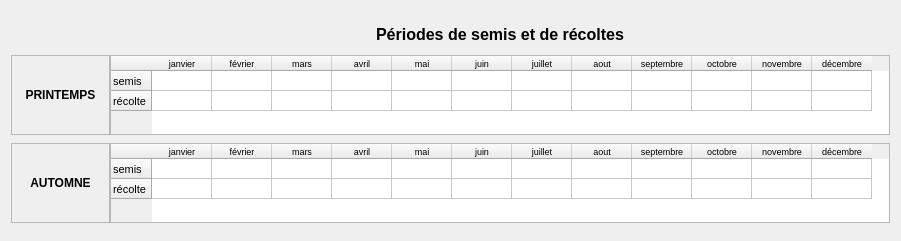
        <widget class="QWidget" name="layoutWidget_2">
         <property name="geometry">
          <rect>
           <x>30</x>
           <y>400</y>
           <width>901</width>
           <height>241</height>
          </rect>
         </property>
         <layout class="QGridLayout" name="gridLayout">
          <property name="horizontalSpacing">
           <number>0</number>
          </property>
          <property name="verticalSpacing">
           <number>2</number>
          </property>
          <item row="0" column="1">
           <widget class="QLabel" name="label_15">
            <property name="minimumSize">
             <size>
              <width>0</width>
              <height>30</height>
             </size>
            </property>
            <property name="maximumSize">
             <size>
              <width>16777215</width>
              <height>25</height>
             </size>
            </property>
            <property name="font">
             <font>
              <pointsize>12</pointsize>
              <weight>75</weight>
              <bold>true</bold>
             </font>
            </property>
            <property name="text">
             <string>Périodes de semis et de récoltes</string>
            </property>
            <property name="alignment">
             <set>Qt::AlignCenter</set>
            </property>
           </widget>
          </item>
          <item row="4" column="1">
           <widget class="QTableWidget" name="tableWidget_culture_automne">
            <property name="minimumSize">
             <size>
              <width>780</width>
              <height>65</height>
             </size>
            </property>
            <property name="maximumSize">
             <size>
              <width>780</width>
              <height>80</height>
             </size>
            </property>
            <property name="font">
             <font>
              <pointsize>8</pointsize>
             </font>
            </property>
            <property name="editTriggers">
             <set>QAbstractItemView::NoEditTriggers</set>
            </property>
            <property name="selectionMode">
             <enum>QAbstractItemView::NoSelection</enum>
            </property>
            <attribute name="horizontalHeaderDefaultSectionSize">
             <number>60</number>
            </attribute>
            <attribute name="verticalHeaderMinimumSectionSize">
             <number>20</number>
            </attribute>
            <attribute name="verticalHeaderDefaultSectionSize">
             <number>20</number>
            </attribute>
            <row>
             <property name="text">
              <string>semis</string>
             </property>
            </row>
            <row>
             <property name="text">
              <string>récolte</string>
             </property>
            </row>
            <column>
             <property name="text">
              <string>janvier</string>
             </property>
             <property name="font">
              <font>
               <pointsize>7</pointsize>
              </font>
             </property>
            </column>
            <column>
             <property name="text">
              <string>février</string>
             </property>
             <property name="font">
              <font>
               <pointsize>7</pointsize>
              </font>
             </property>
            </column>
            <column>
             <property name="text">
              <string>mars</string>
             </property>
             <property name="font">
              <font>
               <pointsize>7</pointsize>
              </font>
             </property>
            </column>
            <column>
             <property name="text">
              <string>avril</string>
             </property>
             <property name="font">
              <font>
               <pointsize>7</pointsize>
              </font>
             </property>
            </column>
            <column>
             <property name="text">
              <string>mai</string>
             </property>
             <property name="font">
              <font>
               <pointsize>7</pointsize>
              </font>
             </property>
            </column>
            <column>
             <property name="text">
              <string>juin</string>
             </property>
             <property name="font">
              <font>
               <pointsize>7</pointsize>
              </font>
             </property>
            </column>
            <column>
             <property name="text">
              <string>juillet</string>
             </property>
             <property name="font">
              <font>
               <pointsize>7</pointsize>
              </font>
             </property>
            </column>
            <column>
             <property name="text">
              <string>aout</string>
             </property>
             <property name="font">
              <font>
               <pointsize>7</pointsize>
              </font>
             </property>
            </column>
            <column>
             <property name="text">
              <string>septembre</string>
             </property>
             <property name="font">
              <font>
               <pointsize>7</pointsize>
              </font>
             </property>
            </column>
            <column>
             <property name="text">
              <string>octobre</string>
             </property>
             <property name="font">
              <font>
               <pointsize>7</pointsize>
              </font>
             </property>
            </column>
            <column>
             <property name="text">
              <string>novembre</string>
             </property>
             <property name="font">
              <font>
               <pointsize>7</pointsize>
              </font>
             </property>
            </column>
            <column>
             <property name="text">
              <string>décembre</string>
             </property>
             <property name="font">
              <font>
               <pointsize>7</pointsize>
              </font>
             </property>
            </column>
           </widget>
          </item>
          <item row="4" column="0">
           <widget class="QLabel" name="label_14">
            <property name="maximumSize">
             <size>
              <width>16777215</width>
              <height>80</height>
             </size>
            </property>
            <property name="font">
             <font>
              <weight>75</weight>
              <bold>true</bold>
             </font>
            </property>
            <property name="frameShape">
             <enum>QFrame::StyledPanel</enum>
            </property>
            <property name="text">
             <string>AUTOMNE</string>
            </property>
            <property name="alignment">
             <set>Qt::AlignCenter</set>
            </property>
           </widget>
          </item>
          <item row="2" column="1">
           <widget class="QTableWidget" name="tableWidget_culture_printemps">
            <property name="minimumSize">
             <size>
              <width>780</width>
              <height>65</height>
             </size>
            </property>
            <property name="maximumSize">
             <size>
              <width>750</width>
              <height>80</height>
             </size>
            </property>
            <property name="font">
             <font>
              <pointsize>8</pointsize>
             </font>
            </property>
            <property name="editTriggers">
             <set>QAbstractItemView::NoEditTriggers</set>
            </property>
            <property name="alternatingRowColors">
             <bool>false</bool>
            </property>
            <property name="selectionMode">
             <enum>QAbstractItemView::NoSelection</enum>
            </property>
            <attribute name="horizontalHeaderDefaultSectionSize">
             <number>60</number>
            </attribute>
            <attribute name="verticalHeaderMinimumSectionSize">
             <number>20</number>
            </attribute>
            <attribute name="verticalHeaderDefaultSectionSize">
             <number>20</number>
            </attribute>
            <row>
             <property name="text">
              <string>semis</string>
             </property>
            </row>
            <row>
             <property name="text">
              <string>récolte</string>
             </property>
            </row>
            <column>
             <property name="text">
              <string>janvier</string>
             </property>
             <property name="font">
              <font>
               <pointsize>7</pointsize>
              </font>
             </property>
            </column>
            <column>
             <property name="text">
              <string>février</string>
             </property>
             <property name="font">
              <font>
               <pointsize>7</pointsize>
              </font>
             </property>
            </column>
            <column>
             <property name="text">
              <string>mars</string>
             </property>
             <property name="font">
              <font>
               <pointsize>7</pointsize>
              </font>
             </property>
            </column>
            <column>
             <property name="text">
              <string>avril</string>
             </property>
             <property name="font">
              <font>
               <pointsize>7</pointsize>
              </font>
             </property>
            </column>
            <column>
             <property name="text">
              <string>mai</string>
             </property>
             <property name="font">
              <font>
               <pointsize>7</pointsize>
              </font>
             </property>
            </column>
            <column>
             <property name="text">
              <string>juin</string>
             </property>
             <property name="font">
              <font>
               <pointsize>7</pointsize>
              </font>
             </property>
            </column>
            <column>
             <property name="text">
              <string>juillet</string>
             </property>
             <property name="font">
              <font>
               <pointsize>7</pointsize>
              </font>
             </property>
            </column>
            <column>
             <property name="text">
              <string>aout</string>
             </property>
             <property name="font">
              <font>
               <pointsize>7</pointsize>
              </font>
             </property>
            </column>
            <column>
             <property name="text">
              <string>septembre</string>
             </property>
             <property name="font">
              <font>
               <pointsize>7</pointsize>
              </font>
             </property>
            </column>
            <column>
             <property name="text">
              <string>octobre</string>
             </property>
             <property name="font">
              <font>
               <pointsize>7</pointsize>
              </font>
             </property>
            </column>
            <column>
             <property name="text">
              <string>novembre</string>
             </property>
             <property name="font">
              <font>
               <pointsize>7</pointsize>
              </font>
             </property>
            </column>
            <column>
             <property name="text">
              <string>décembre</string>
             </property>
             <property name="font">
              <font>
               <pointsize>7</pointsize>
              </font>
             </property>
            </column>
           </widget>
          </item>
          <item row="2" column="0">
           <widget class="QLabel" name="label_12">
            <property name="maximumSize">
             <size>
              <width>16777215</width>
              <height>80</height>
             </size>
            </property>
            <property name="font">
             <font>
              <weight>75</weight>
              <bold>true</bold>
             </font>
            </property>
            <property name="frameShape">
             <enum>QFrame::StyledPanel</enum>
            </property>
            <property name="text">
             <string>PRINTEMPS</string>
            </property>
            <property name="alignment">
             <set>Qt::AlignCenter</set>
            </property>
           </widget>
          </item>
         </layout>
        </widget>
